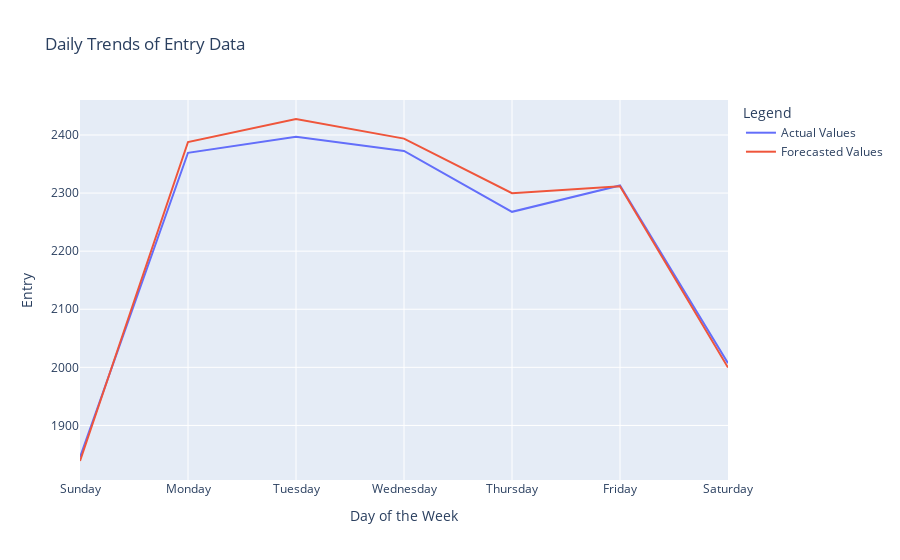

Notebook code for this chart:
### Code cell
# Group the data by day of the week and calculate the mean for Actual Values and Forecasted Values
daily_trends = df_features_with_predictions.groupby('day_of_week')[['Actual Values', 'Forecasted Values']].mean().reset_index()

# Sort the daily trends DataFrame to start with Sunday
daily_trends['day_of_week'] = daily_trends['day_of_week'].map({6: 'Sunday', 0: 'Monday', 1: 'Tuesday', 2: 'Wednesday', 3: 'Thursday', 4: 'Friday', 5: 'Saturday'})
daily_trends = daily_trends.set_index('day_of_week').reindex(['Sunday', 'Monday', 'Tuesday', 'Wednesday', 'Thursday', 'Friday', 'Saturday']).reset_index()

# Plot the daily trends using Plotly
fig = px.line(daily_trends, x='day_of_week', y=['Actual Values', 'Forecasted Values'], title='Daily Trends of Entry Data')

# Update layout for better visualization
fig.update_layout(
    xaxis_title='Day of the Week',
    yaxis_title='Entry',
    legend_title='Legend',
    xaxis=dict(
        tickmode='array',
        tickvals=['Sunday', 'Monday', 'Tuesday', 'Wednesday', 'Thursday', 'Friday', 'Saturday'],
        ticktext=['Sunday', 'Monday', 'Tuesday', 'Wednesday', 'Thursday', 'Friday', 'Saturday']
    )
)

# Show the plot
fig.show()

### Figure 1 — Plotly figure (JSON) as saved in the notebook; plotly's stock layout.template omitted (floating-point values rounded to 4 significant figures)
{"data": [{"hovertemplate": "variable=Actual Values<br>day_of_week=%{x}<br>value=%{y}<extra></extra>", "legendgroup": "Actual Values", "line": {"color": "#636efa", "dash": "solid"}, "marker": {"symbol": "circle"}, "mode": "lines", "name": "Actual Values", "orientation": "v", "showlegend": true, "type": "scatter", "x": ["Sunday", "Monday", "Tuesday", "Wednesday", "Thursday", "Friday", "Saturday"], "xaxis": "x", "y": [1845.0, 2369.0, 2397.0, 2373.0, 2268.0, 2313.0, 2007.0], "yaxis": "y"}, {"hovertemplate": "variable=Forecasted Values<br>day_of_week=%{x}<br>value=%{y}<extra></extra>", "legendgroup": "Forecasted Values", "line": {"color": "#EF553B", "dash": "solid"}, "marker": {"symbol": "circle"}, "mode": "lines", "name": "Forecasted Values", "orientation": "v", "showlegend": true, "type": "scatter", "x": ["Sunday", "Monday", "Tuesday", "Wednesday", "Thursday", "Friday", "Saturday"], "xaxis": "x", "y": [1839.0, 2388.0, 2427.0, 2394.0, 2300.0, 2312.0, 2000.0], "yaxis": "y"}], "layout": {"legend": {"title": {"text": "Legend"}, "tracegroupgap": 0}, "title": {"text": "Daily Trends of Entry Data"}, "xaxis": {"anchor": "y", "domain": [0, 1], "tickmode": "array", "ticktext": ["Sunday", "Monday", "Tuesday", "Wednesday", "Thursday", "Friday", "Saturday"], "tickvals": ["Sunday", "Monday", "Tuesday", "Wednesday", "Thursday", "Friday", "Saturday"], "title": {"text": "Day of the Week"}}, "yaxis": {"anchor": "x", "domain": [0, 1], "title": {"text": "Entry"}}}}
